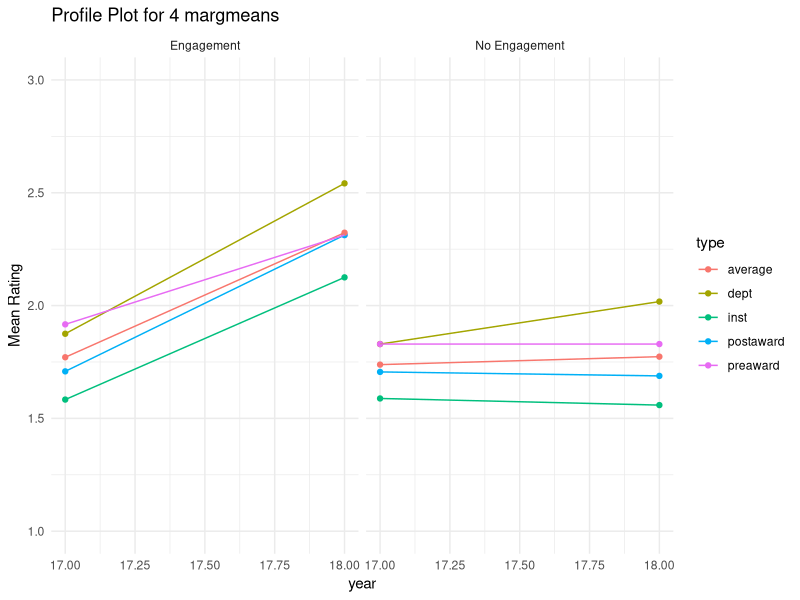
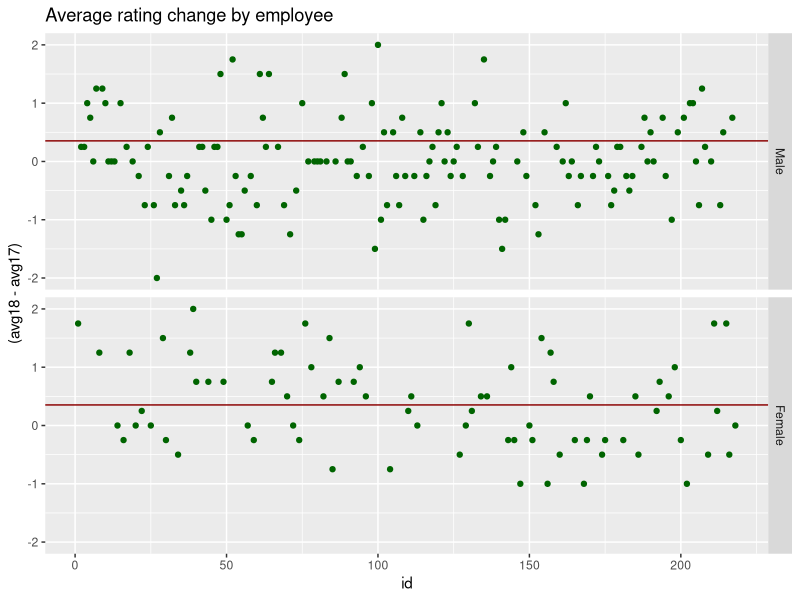
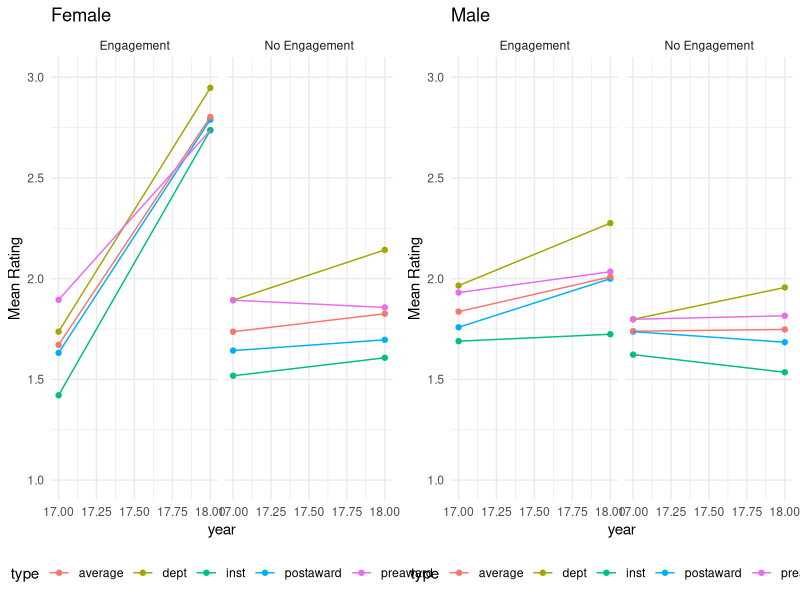
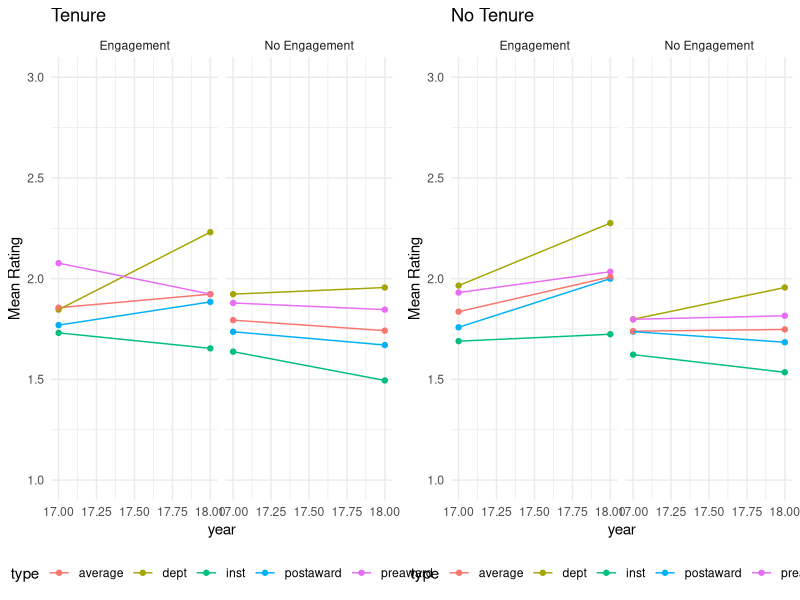
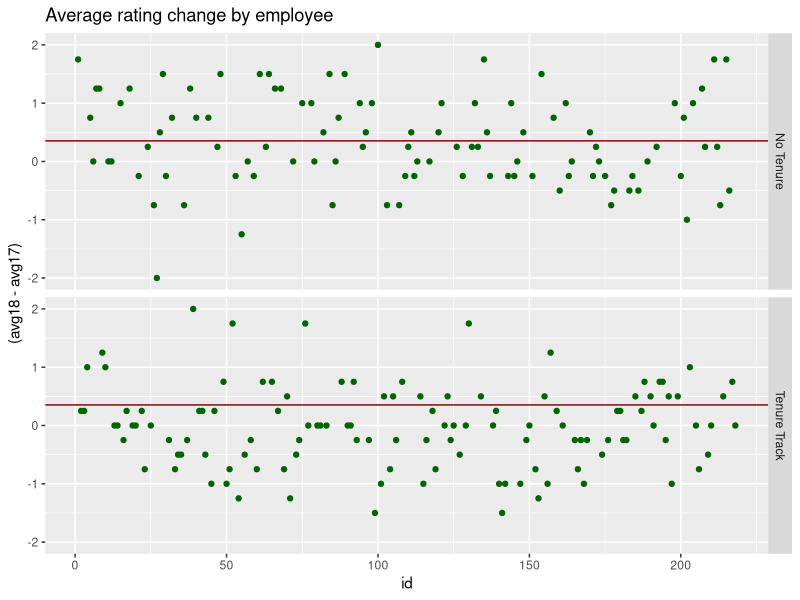
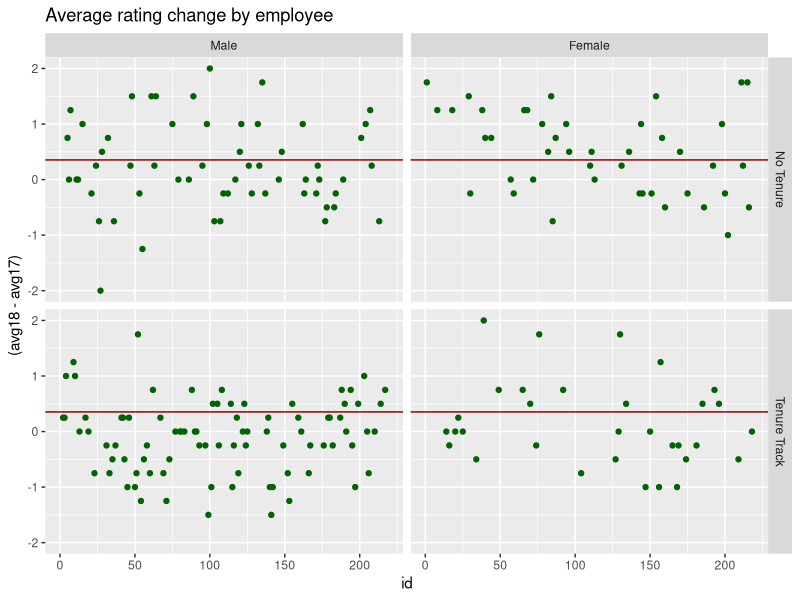

Source code (R) for these figures, in order: (Note: this script raises an error after producing the figures.)
## Levent Kayın - HR Analytics Final

setwd("/Users/leventkayin/Desktop/School/HR Analytics/Final/")

finaldata = read.csv2("FINALdata.csv", sep = ",")
str(finaldata)

dataprep = function(df) {
  
  x2 = subset(df, df$dMtg == "No Engagement")
  x1 = subset(df, df$dMtg == "Engagement")
  
  f1 = data.frame(year = c(17,18),margmean = c(mean(x1$dept17),mean(x1$dept18)),stddev = c(sd(x1$dept17),sd(x1$dept18)),type ="dept",dMtg = "Engagement")
  f2 = data.frame(year = c(17,18),margmean = c(mean(x1$preaward17),mean(x1$preaward18)),stddev = c(sd(x1$preaward17),sd(x1$preaward18)),type ="preaward",dMtg = "Engagement")
  f3 = data.frame(year = c(17,18),margmean = c(mean(x1$postaward17),mean(x1$postaward18)),stddev = c(sd(x1$postaward17),sd(x1$postaward18)),type ="postaward",dMtg = "Engagement")
  f4 = data.frame(year = c(17,18),margmean = c(mean(x1$inst17),mean(x1$inst18)),stddev = c(sd(x1$inst17),sd(x1$inst18)),type ="inst",dMtg = "Engagement")
  
  f5 = data.frame(year = c(17,18),margmean = c(mean(x2$dept17),mean(x2$dept18)),stddev = c(sd(x2$dept17),sd(x2$dept18)),type ="dept",dMtg = "No Engagement")
  f6 = data.frame(year = c(17,18),margmean = c(mean(x2$preaward17),mean(x2$preaward18)),stddev = c(sd(x2$preaward17),sd(x2$preaward18)),type ="preaward",dMtg = "No Engagement")
  f7 = data.frame(year = c(17,18),margmean = c(mean(x2$postaward17),mean(x2$postaward18)),stddev = c(sd(x2$postaward17),sd(x2$postaward18)),type ="postaward",dMtg = "No Engagement")
  f8 = data.frame(year = c(17,18),margmean = c(mean(x2$inst17),mean(x2$inst18)),stddev = c(sd(x2$inst17),sd(x2$inst18)),type ="inst",dMtg = "No Engagement")
  
  
  f9 = data.frame(year = c(17,18),margmean = c(mean(x1$avg17),mean(x1$avg18)),stddev = c(sd(x1$avg17),sd(x1$avg18)),type ="average",dMtg = "Engagement")
  f10 = data.frame(year = c(17,18),margmean = c(mean(x2$avg17),mean(x2$avg18)),stddev = c(sd(x2$avg17),sd(x2$avg18)),type ="average",dMtg = "No Engagement")
  
  endframe= rbind(f1,f2,f3,f4,f9,f5,f6,f7,f8,f10)
  
  return(endframe)
}

### Data manipulation - Setting variables in correct formats for modeling ----
library(plyr)

finaldata$avg17 = apply(finaldata[,c(2:5)],1,mean)
finaldata$avg18 = apply(finaldata[,c(6:9)],1,mean)

finaldata$delt_dept = finaldata$dept18-finaldata$dept17
finaldata$delt_preaward = finaldata$preaward18-finaldata$preaward17
finaldata$delt_postaward = finaldata$postaward18-finaldata$postaward17
finaldata$delt_inst = finaldata$inst18-finaldata$inst17

finaldata$awardtotal = as.numeric(as.character(finaldata$awardtotal))
finaldata$proposaltotal = as.numeric(as.character(finaldata$proposaltotal))
finaldata$age = as.numeric(as.character(finaldata$age))
finaldata$yos = as.numeric(as.character(finaldata$yos))

finaldata$chair = revalue(as.factor(finaldata$chair),c("0" = "Not Chair","1" = "Chair"))

finaldata$rasunit = revalue(as.factor(finaldata$rasunit),c("1" = "ABOSS",
                                                     "2" = "Basic Science",
                                                     "3" = "CAPS",
                                                     "4" = "Cancer and Imaging",
                                                     "5" = "Dept of Medicine",
                                                     "6" = "Hospital and Speciality Services",
                                                     "7" = "Pediatrics",
                                                     "8" = "Public Health and Nursing",
                                                     "9" = "Yerkes"))

finaldata$award = revalue(as.factor(finaldata$award),c("0" = "No Awards","1" = "Recieved Awards"))

finaldata$proposal = revalue(as.factor(finaldata$proposal),c("0" = "No Submitted Proposals","1" = "Submitted Proposals"))

finaldata$doctortype = revalue(as.factor(finaldata$doctortype),c("0" = "No Doctorate",
                                                                 "1" = "Ph. D.",
                                                                 "2" = "M.D.",
                                                                 "3" = "M.D., Ph. D."))

finaldata$female = revalue(as.factor(finaldata$female),c("0" = "Male","1" = "Female"))

finaldata$ethnicgrp = revalue(as.factor(finaldata$ethnicgrp),c("0" = "White",
                                                               "1" = "Black",
                                                               "2" = "Hispanic",
                                                               "3" = "Asian",
                                                               "4" = "American Indian"))

finaldata$white = revalue(as.factor(finaldata$white),c("0" = "Not White","1" = "White"))

finaldata$asian = revalue(as.factor(finaldata$asian),c("0" = "Not Asian","1" = "Asian"))

finaldata$dMtg = revalue(as.factor(finaldata$dMtg),c("0" = "No Engagement","1" = "Engagement"))

finaldata$tenuretrack = revalue(as.factor(finaldata$tenuretrack),c("0" = "No Tenure","1" = "Tenure Track"))

str(finaldata)
colnames(finaldata)

modeldata = finaldata

modeldata$preaward17 = factor(modeldata$preaward17,ordered = TRUE)
modeldata$postaward17 = factor(modeldata$postaward17,ordered = TRUE)
modeldata$dept17 = factor(modeldata$dept17,ordered = TRUE)
modeldata$inst17 = factor(modeldata$inst17,ordered = TRUE)

modeldata$preaward18 = factor(modeldata$preaward18,ordered = TRUE)
modeldata$postaward18 = factor(modeldata$postaward18,ordered = TRUE)
modeldata$dept18 = factor(modeldata$dept18,ordered = TRUE)
modeldata$inst18 = factor(modeldata$inst18,ordered = TRUE)

modeldata$delt_dept = factor(modeldata$delt_dept,ordered = TRUE)
modeldata$delt_preaward = factor(modeldata$delt_preaward,ordered = TRUE)
modeldata$delt_postaward = factor(modeldata$delt_postaward,ordered = TRUE)
modeldata$delt_inst = factor(modeldata$delt_inst,ordered = TRUE)
modeldata$delt_avg = factor(round(modeldata$avg18-modeldata$avg17),ordered = TRUE)

str(modeldata)


### Q1 -------


library(ggplot2)

summ_alldata = dataprep(finaldata)

prof_plot1 = qplot(data = summ_alldata, x = year, y =margmean,geom = c("point","line"),color = type,ylab = "Mean Rating",
      main = "Profile Plot for 4 margmeans",facets = .~dMtg,ylim = c(1,3))+theme_minimal()

prof_plot1
#### Q2 -----

library(cowplot)

## male Female----

# Plots

females = subset(finaldata,finaldata$female == "Female")

male   = subset(finaldata,finaldata$female == "Male")

indv_gender_plot =qplot(data = finaldata, x = id,y = (avg18-avg17),col = I("darkgreen"),main ="Average rating change by employee",facets = female~.) + geom_hline(yintercept = mean(females$avg18-females$avg17), col = "darkred")
indv_gender_plot

summ_female = dataprep(females)

genderplot1 = qplot(data = summ_female, x = year, y =margmean,geom = c("point","line"),color = type,ylab = "Mean Rating",
                   main = "Female",facets = .~dMtg,ylim = c(1,3))+theme_minimal()+theme(legend.position = "bottom")


summ_male = dataprep(male)

genderplot2 = qplot(data = summ_male, x = year, y =margmean,geom = c("point","line"),color = type,ylab = "Mean Rating",
                      main = "Male",facets = .~dMtg,ylim = c(1,3))+theme_minimal()+theme(legend.position = "bottom")

genderplots = plot_grid(genderplot1,genderplot2)

genderplots

# Stats
library(emmeans)

gender_emmeans17 = emmeans(glm(avg17~female+dMtg,data=modeldata),c("female","dMtg"))
gender_emmeans18 =emmeans(glm(avg18~female+dMtg,data=modeldata),c("female","dMtg"))
gendermanova = manova(cbind(preaward17,postaward17,dept17,inst17,avg17) ~ female + dMtg,data = modeldata)

gender_emmeans17
gender_emmeans18
summary.aov(gendermanova)
arrange(summ_female,year,dMtg,type)
arrange(summ_male,year,dMtg,type)

## Tenure No Tenure ----

tenure = subset(finaldata,finaldata$tenuretrack == "Tenure Track")
notenure   = subset(finaldata,finaldata$tenuretrack == "No Tenure")

summ_tenure = dataprep(tenure)

tenureplot = qplot(data = summ_tenure, x = year, y =margmean,geom = c("point","line"),color = type,ylab = "Mean Rating",
                      main = "Tenure",facets = .~dMtg,ylim = c(1,3))+theme_minimal()+theme(legend.position = "bottom")

summ_notenure = dataprep(male)

notenureplot = qplot(data = summ_notenure, x = year, y =margmean,geom = c("point","line"),color = type,ylab = "Mean Rating",
                      main = "No Tenure",facets = .~dMtg,ylim = c(1,3))+theme_minimal()+theme(legend.position = "bottom")

tenureplots = plot_grid(tenureplot,notenureplot)

tenureplots

indv_tenure_plot =qplot(data = finaldata, x = id,y = (avg18-avg17),col = I("darkgreen"),main ="Average rating change by employee",facets = tenuretrack~.) + geom_hline(yintercept = mean(females$avg18-females$avg17), col = "darkred")
indv_tenure_plot


# Stats

tenure_emmeans17 = emmeans(glm(avg17~tenuretrack+dMtg,data=modeldata),c("tenuretrack","dMtg"))
tenure_emmeans18 =emmeans(glm(avg18~tenuretrack+dMtg,data=modeldata),c("tenuretrack","dMtg"))
tenuremanova = manova(cbind(preaward17,postaward17,dept17,inst17,avg17) ~ tenuretrack + dMtg,data = modeldata)

tenure_emmeans17
tenure_emmeans18
summary.aov(tenuremanova)
arrange(summ_tenure,year,dMtg,type)

# Overall Plot


individual_plot =qplot(data = finaldata, x = id,y = (avg18-avg17),col = I("darkgreen"),main ="Average rating change by employee",facets = tenuretrack~female) + geom_hline(yintercept = mean(females$avg18-females$avg17), col = "darkred")
individual_plot

### Q3 -----

library(MASS)

avg_model = polr(delt_avg~female+white+asian+yos+chair+tenuretrack+dMtg,data = modeldata)
summary(avg_model)

inst_model = polr(delt_inst~female+white+asian+yos+chair+tenuretrack+dMtg,data = modeldata)
summary(inst_model)
 

dept_model = polr(delt_dept~female+white+asian+yos+chair+tenuretrack+dMtg,data = modeldata)
summary(dept_model)
 

preaward_model = polr(delt_preaward~female+white+asian+yos+chair+tenuretrack+dMtg,data = modeldata)
summary(preaward_model)

postaward_model = polr(delt_postaward~female+white+asian+yos+chair+tenuretrack+dMtg,data = modeldata)
summary(postaward_model)

### Q4 ------

proposal_model = glm(proposal~rasunit+female+white+asian+yos+chair+tenuretrack+doctortype,data = modeldata,family = "binomial")
summary(proposal_model)

awards_model = glm(awardnum~rasunit+female+white+asian+yos+chair+tenuretrack+doctortype,data = modeldata)
summary(awards_model)

tot_proposals_model = glm(proposaltotal~rasunit+female+white+asian+yos+chair+tenuretrack+doctortype,data = modeldata,subset = proposal =="Submitted Proposals")
summary(tot_proposals_model)

tot_awards_model = glm(awardtotal~rasunit+female+white+asian+yos+chair+tenuretrack+doctortype,data = modeldata)
summary(awards_model)
